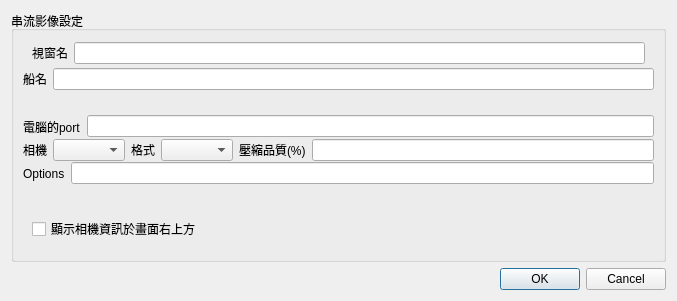
<?xml version="1.0" encoding="UTF-8"?>
<ui version="4.0">
 <class>VideoSettingsDialog</class>
 <widget class="QDialog" name="VideoSettingsDialog">
  <property name="geometry">
   <rect>
    <x>0</x>
    <y>0</y>
    <width>677</width>
    <height>301</height>
   </rect>
  </property>
  <property name="windowTitle">
   <string>Dialog</string>
  </property>
  <layout class="QVBoxLayout" name="verticalLayout_3">
   <item>
    <widget class="QGroupBox" name="groupBox">
     <property name="title">
      <string>串流影像設定</string>
     </property>
     <layout class="QVBoxLayout" name="verticalLayout">
      <property name="spacing">
       <number>0</number>
      </property>
      <item>
       <widget class="QWidget" name="widget_8" native="true">
        <layout class="QHBoxLayout" name="horizontalLayout_7">
         <property name="topMargin">
          <number>2</number>
         </property>
         <property name="bottomMargin">
          <number>2</number>
         </property>
         <item>
          <widget class="QLabel" name="label_4">
           <property name="text">
            <string>視窗名</string>
           </property>
          </widget>
         </item>
         <item>
          <widget class="QLineEdit" name="titleLineEdit"/>
         </item>
        </layout>
       </widget>
      </item>
      <item>
       <widget class="QWidget" name="widget_5" native="true">
        <layout class="QHBoxLayout" name="horizontalLayout_5">
         <property name="leftMargin">
          <number>0</number>
         </property>
         <property name="topMargin">
          <number>2</number>
         </property>
         <property name="rightMargin">
          <number>0</number>
         </property>
         <property name="bottomMargin">
          <number>2</number>
         </property>
         <item>
          <widget class="QLabel" name="label_8">
           <property name="text">
            <string>船名</string>
           </property>
          </widget>
         </item>
         <item>
          <widget class="QLineEdit" name="boat_name_edit"/>
         </item>
        </layout>
       </widget>
      </item>
      <item>
       <widget class="QWidget" name="widget_7" native="true">
        <layout class="QHBoxLayout" name="horizontalLayout_6">
         <property name="leftMargin">
          <number>0</number>
         </property>
         <property name="topMargin">
          <number>0</number>
         </property>
         <property name="rightMargin">
          <number>0</number>
         </property>
         <property name="bottomMargin">
          <number>0</number>
         </property>
        </layout>
       </widget>
      </item>
      <item>
       <widget class="QWidget" name="widget" native="true">
        <layout class="QHBoxLayout" name="horizontalLayout">
         <property name="leftMargin">
          <number>0</number>
         </property>
         <property name="topMargin">
          <number>0</number>
         </property>
         <property name="rightMargin">
          <number>0</number>
         </property>
         <property name="bottomMargin">
          <number>0</number>
         </property>
         <item>
          <widget class="QLabel" name="label_2">
           <property name="text">
            <string>電腦的port</string>
           </property>
          </widget>
         </item>
         <item>
          <widget class="QLineEdit" name="PC_port_edit"/>
         </item>
        </layout>
       </widget>
      </item>
      <item>
       <widget class="QWidget" name="widget_3" native="true">
        <layout class="QHBoxLayout" name="horizontalLayout_3">
         <property name="leftMargin">
          <number>0</number>
         </property>
         <property name="topMargin">
          <number>0</number>
         </property>
         <property name="rightMargin">
          <number>0</number>
         </property>
         <property name="bottomMargin">
          <number>0</number>
         </property>
         <item>
          <widget class="QLabel" name="label">
           <property name="text">
            <string>相機</string>
           </property>
          </widget>
         </item>
         <item>
          <widget class="QComboBox" name="videonoComboBox"/>
         </item>
         <item>
          <widget class="QLabel" name="label_6">
           <property name="text">
            <string>格式</string>
           </property>
          </widget>
         </item>
         <item>
          <widget class="QComboBox" name="formatComboBox"/>
         </item>
         <item>
          <widget class="QLabel" name="label_5">
           <property name="text">
            <string>壓縮品質(%)</string>
           </property>
          </widget>
         </item>
         <item>
          <widget class="QLineEdit" name="qualityEdit"/>
         </item>
        </layout>
       </widget>
      </item>
      <item>
       <widget class="QWidget" name="widget_2" native="true">
        <layout class="QHBoxLayout" name="horizontalLayout_2">
         <property name="leftMargin">
          <number>0</number>
         </property>
         <property name="topMargin">
          <number>0</number>
         </property>
         <property name="rightMargin">
          <number>0</number>
         </property>
         <property name="bottomMargin">
          <number>0</number>
         </property>
         <item>
          <widget class="QLabel" name="label_3">
           <property name="text">
            <string>Options</string>
           </property>
          </widget>
         </item>
         <item>
          <widget class="QLineEdit" name="optionEdit"/>
         </item>
        </layout>
       </widget>
      </item>
      <item>
       <widget class="QWidget" name="widget_4" native="true">
        <layout class="QHBoxLayout" name="horizontalLayout_4">
         <property name="leftMargin">
          <number>0</number>
         </property>
         <property name="topMargin">
          <number>0</number>
         </property>
         <property name="rightMargin">
          <number>0</number>
         </property>
         <property name="bottomMargin">
          <number>0</number>
         </property>
        </layout>
       </widget>
      </item>
      <item>
       <widget class="QWidget" name="widget_6" native="true">
        <layout class="QVBoxLayout" name="verticalLayout_2">
         <item>
          <widget class="QCheckBox" name="videoinfoCheckBox">
           <property name="text">
            <string>顯示相機資訊於畫面右上方</string>
           </property>
          </widget>
         </item>
        </layout>
       </widget>
      </item>
     </layout>
    </widget>
   </item>
   <item>
    <widget class="QDialogButtonBox" name="buttonBox">
     <property name="orientation">
      <enum>Qt::Horizontal</enum>
     </property>
     <property name="standardButtons">
      <set>QDialogButtonBox::Cancel|QDialogButtonBox::Ok</set>
     </property>
    </widget>
   </item>
  </layout>
 </widget>
 <resources/>
 <connections>
  <connection>
   <sender>buttonBox</sender>
   <signal>accepted()</signal>
   <receiver>VideoSettingsDialog</receiver>
   <slot>accept()</slot>
   <hints>
    <hint type="sourcelabel">
     <x>248</x>
     <y>254</y>
    </hint>
    <hint type="destinationlabel">
     <x>157</x>
     <y>274</y>
    </hint>
   </hints>
  </connection>
  <connection>
   <sender>buttonBox</sender>
   <signal>rejected()</signal>
   <receiver>VideoSettingsDialog</receiver>
   <slot>reject()</slot>
   <hints>
    <hint type="sourcelabel">
     <x>316</x>
     <y>260</y>
    </hint>
    <hint type="destinationlabel">
     <x>286</x>
     <y>274</y>
    </hint>
   </hints>
  </connection>
 </connections>
</ui>
